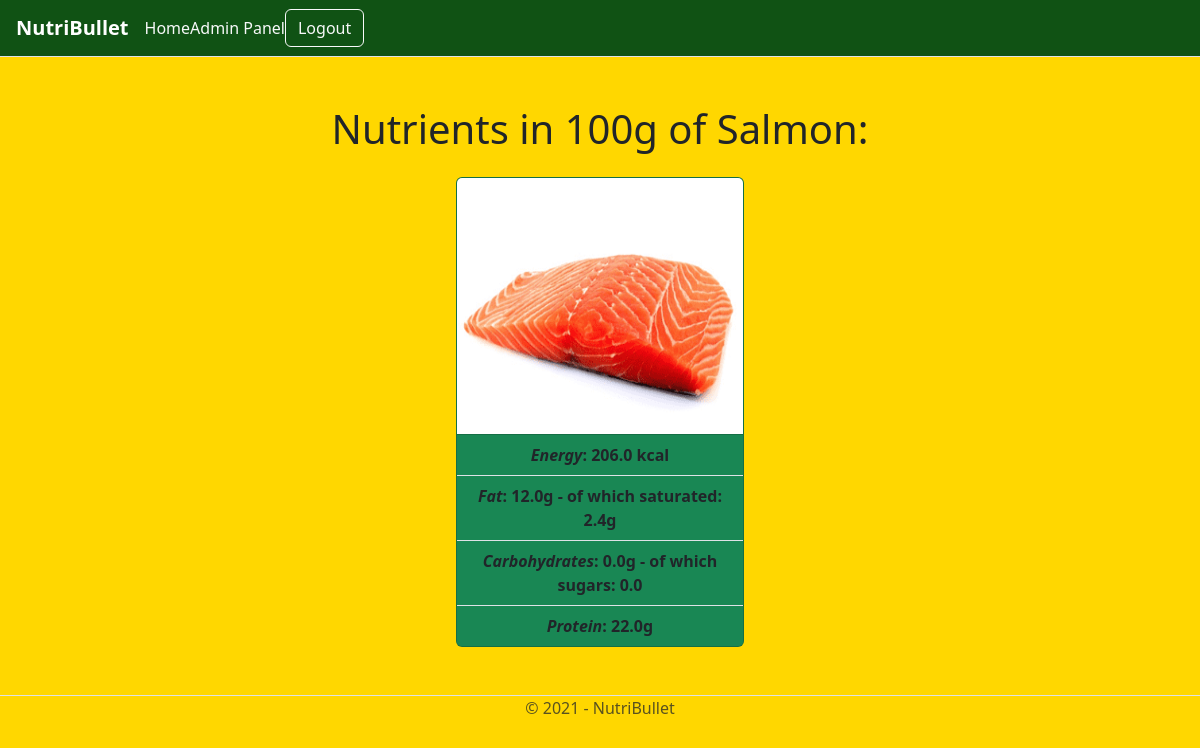
Screenshot of /foods/MEAT/salmon (signed in) with the database file from the repository.
### foods/models.py (models this page shows, shortened)
class Food(models.Model):
    class FoodType(models.TextChoices):
        MEAT = 'MEAT', _("Meat")
        FRUIT = 'FRUIT', _("Fruit")
        VEGETABLE = 'VEGETABLE', _("Vegetable")
        GRAINS = 'GRAINS', _("Grains")
        DAIRY = 'DAIRY', _("Dairy")
        NUTS = 'NUTS', _("Nuts")
        SUGAR = 'SUGAR', _("Sugar")
        BEVERAGES = 'BEVERAGES', _("Beverages")
    name = models.CharField(max_length=20)
    food_type = models.SlugField(choices=FoodType.choices, default=FoodType.MEAT)
    kcal = models.FloatField()
    fat = models.FloatField()
    saturated_fat = models.FloatField()
    carbohydrates = models.FloatField()
    sugars = models.FloatField()
    protein = models.FloatField()
    slug = models.SlugField()
    date = models.DateTimeField(auto_now_add=True)
    banner = models.ImageField(default='fallback.png', blank=True)

### foods/views.py (the view)
# urls.py: path('<slug:food_type>/<slug:slug>', views.food_page, name="page")
@login_required(login_url="/users/login/")
def food_page(request, food_type, slug):
    food = Food.objects.get(slug=slug)
    return render(request, 'foods/food_page.html', {'food':food})

### foods/templates/foods/food_page.html (shortened to what this page needs)
{% extends 'layout.html' %}
{% block content %}
    <div class="container text-center">
        <h1>Nutrients in 100g of {{food.name}}:</h1>
        <div class="container text-center d-flex justify-content-center mt-4">
            <div class="card bg-success w-15 col-4" style="width: 18rem;">
                <img style="width:100%; height:256px;" class="card-img-top" src="{{food.banner.url}}" alt="{{food.name}}"/>
                <ul class="list-group list-group-flush">
                  <li class="list-group-item bg-success"><i><b> Energy</i>: {{food.kcal}} kcal</b></li>
                  <li class="list-group-item bg-success"><i><b>Fat</i>: {{food.fat}}g - of which saturated: {{food.saturated_fat}}g</b></li</li>
                  <li class="list-group-item bg-success"><i><b>Carbohydrates</i>: {{food.carbohydrates}}g - of which sugars: {{food.sugars}}</b></li</li>
                  <li class="list-group-item bg-success"><i><b>Protein</i>: {{food.protein}}g</b></li</li>
                </ul>
              </div>
        </div>
    </div>
{% endblock  %}

### rows the page displays
Food: name "Salmon", banner (picture), kcal "206.0", fat "12.0", saturated_fat "2.4", carbohydrates "0.0", sugars "0.0", protein "22.0"
